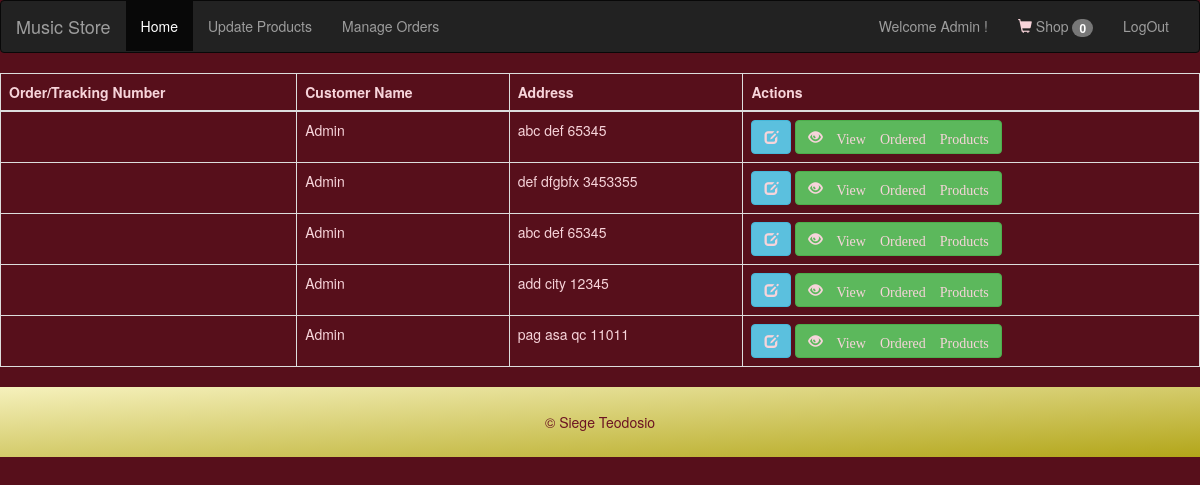
Screenshot of /order.php (signed in) with the database file from the repository.
### tables this page shows
CREATE TABLE `orders` (
  `Order_Number` int(11) NOT NULL,
  `Customer_Name` varchar(255) DEFAULT NULL,
  `Address` varchar(255) DEFAULT NULL
);

### order.php (the view, shortened to what this page needs)
 <?php include "includes/top.php"; ?>
<?php include "includes/nav.php"; ?>
<?php
include "includes/db_config.php";
$sql = "SELECT * FROM orders WHERE Customer_Name = '$name'";
$result = mysqli_query($conn,$sql);
echo "<table class='table table-bordered'>
	<thead>
		<tr>
			<th>Order/Tracking Number</th>
			<th>Customer Name</th>
			<th>Address</th>
			<th>Actions</th>
		</tr>
	</thead>
	<tbody>";
if (mysqli_num_rows($result) > 0) {
	while($row = mysqli_fetch_assoc($result)) {
		echo "
<tr>
<td>$row[Ref_Number]</td>
<td>$row[Customer_Name]</td>
<td>$row[Address]</td>
<td>
<a href='#'class='btn btn-info' data-toggle='modal' data-target='#myModal_$row[Order_Number]'><i class='glyphicon glyphicon-edit'></i></a>
<a href='orderItem.php?id=$row[Order_Number]&name=$row[Customer_Name]' class='btn btn-success'><i class='glyphicon glyphicon-eye-open'> View Ordered Products</i></a></td>
</tr>
<div id='myModal_$row[Order_Number]' class='modal fade' role='dialog'>
  <div class='modal-dialog'>
    <div class='modal-content'>
      <div class='modal-header'>
        <button type='button' class='close' data-dismiss='modal'>&times;</button>
        <h4 class='modal-title'>Billing Address</h4>
      </div>
      <div class='modal-body'>
      <form action='action/updateOrder.php?id=$row[Order_Number]' method='POST'>
      		<input type='text' value= echo $name; name='name' hidden></input>
            <i class='fa fa-address-card-o'></i> Address
            <input type='text' id='adr_$row[Order_Number]' name='address' class='form-control'required><br>
        <div class='container-fluid' style='margin: auto;'>
            <i class='fa fa-institution'></i> City
            <input type='text' id='city_$row[Order_Number]' name='city' class='form-inline' required>
            Zip
            <input type='text' id='zip_$row[Order_Number]' name='zip' class='form-inline' required>
        </div>
      </div>
      <div class='modal-footer'>
        <button type='submit' class='btn btn-default'>Confirm</button>
      </div>
     </form>
    </div>
  </div>
</div>
		";
	}
} else {
	echo "No Records Found";
}
echo "<tbody></table>";
 ?>
<?php include "includes/bottom.php"; ?>

### assets/css/style.css (style rules this page uses)
* { box-sizing:border-box; padding: 0; margin: 0; color: hsl(350, 70%, 90%); }
body>p, .glyphicon, button#close { color: hsl(350, 70%, 90%) !important; }
body { background-color: hsl(350, 70%, 20%); color: hsl(350, 70%, 90%); }

### rows the page displays
orders: Customer_Name "Admin", Address "abc def 65345"
orders: Customer_Name "Admin", Address "def dfgbfx 3453355"
orders: Customer_Name "Admin", Address "abc def 65345"
orders: Customer_Name "Admin", Address "add city 12345"
orders: Customer_Name "Admin", Address "pag asa qc 11011"

### other values shown
$name "Admin"
$_SESSION["item_count"] "0"
